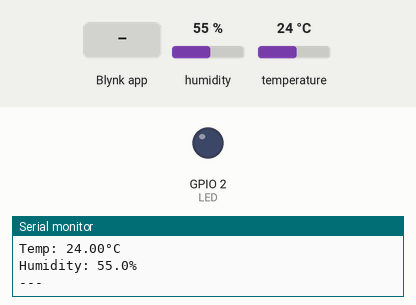
A sketch run on a simulated ESP32. Parts: output pins drawn as LEDs (lit = HIGH), the last lines printed to the serial monitor. The test bench sets the inputs (shaded band); at power-on: humidity 55 %, temperature 24 °C. WiFi joins after 1.5 s; servers stay silent unless stated.

Above: at 3.0 s.
3.1 s: Blynk app writes 1 to V2
At 4.3 s:
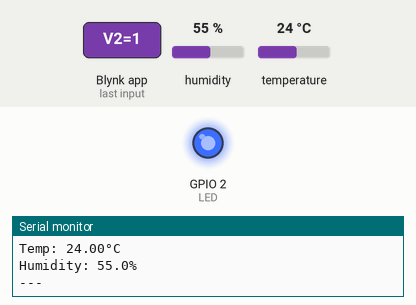
4.6 s: Blynk app writes 0 to V2
At 5.7 s:
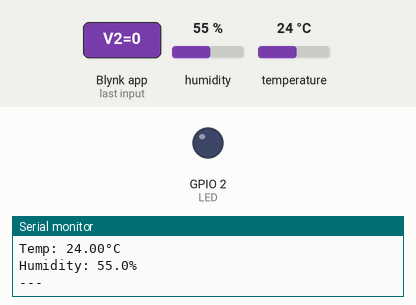
6.1 s: Blynk app writes 200 to V2
At 6.9 s:
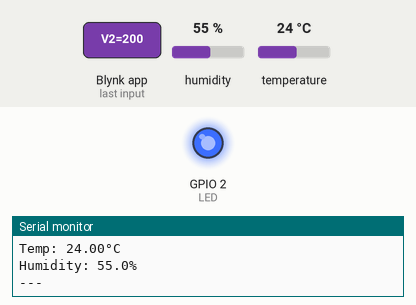
Timing chart, 0 to 9.1 s (numbered marks = the images above; inputs shaded):
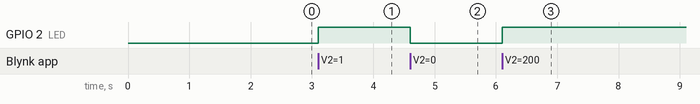

The sketch:

program.ino
```cpp
#define BLYNK_PRINT Serial
#define BLYNK_TEMPLATE_ID "TMPL4MwKiA1O"
#define BLYNK_DEVICE_NAME "Web Dashboard Smart Farming"
#define BLYNK_AUTH_TOKEN "7ux92fMqc7UjB_qNpPDc7u1C7n1FXeV-"
#define LED 2

#include <WiFi.h>
#include <WiFiClient.h>
#include <BlynkSimpleEsp32.h>
#include "DHTesp.h"

const int DHT_PIN = 15;
DHTesp dhtSensor;

char auth[] = BLYNK_AUTH_TOKEN;
char ssid[] = "Wokwi-GUEST";
char pass[] = "";

BlynkTimer timer;

void sendSensor()
{
 TempAndHumidity  data = dhtSensor.getTempAndHumidity();
 Serial.println("Temp: " + String(data.temperature, 2) + "°C");
 Serial.println("Humidity: " + String(data.humidity, 1) + "%");
 Serial.println("---");
 Blynk.virtualWrite(V0, data.temperature);
 Blynk.virtualWrite(V1, data.humidity);//mengirimkan data ke Virtual pin di Blynk Cloud
}

void setup()
{
  Serial.begin(9600);
  Blynk.begin(auth, ssid, pass);
  pinMode(LED, OUTPUT);
  dhtSensor.setup(DHT_PIN, DHTesp::DHT22);
  timer.setInterval(1000L, sendSensor);
}

void loop()
{
  Blynk.run();
  timer.run();
}

BLYNK_WRITE(V2) {
  int ledState = param.asInt();
  digitalWrite(LED, ledState);
}
```

Measured:
- after the input at 3.1 s, GPIO 2 (LED): LOW → HIGH at once
- after the input at 4.6 s, GPIO 2 (LED): HIGH → LOW at once
- after the input at 6.1 s, GPIO 2 (LED): LOW → HIGH at once
